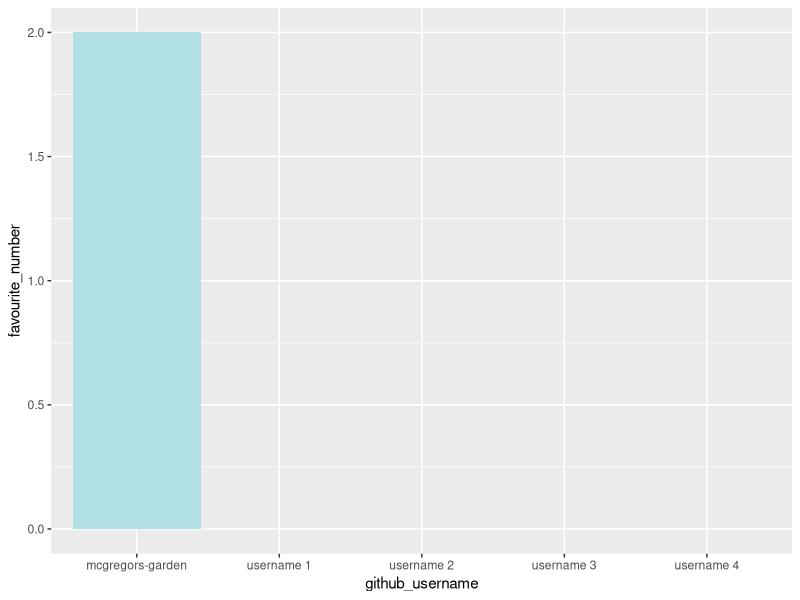
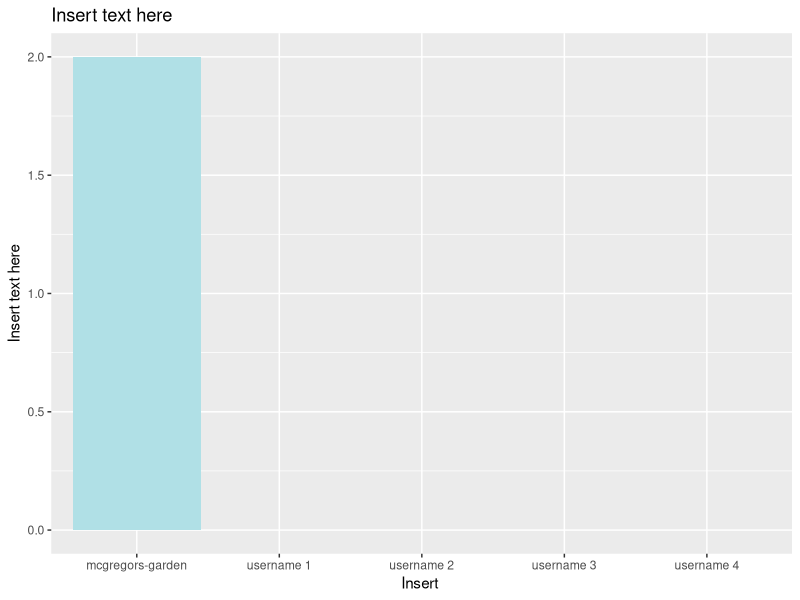
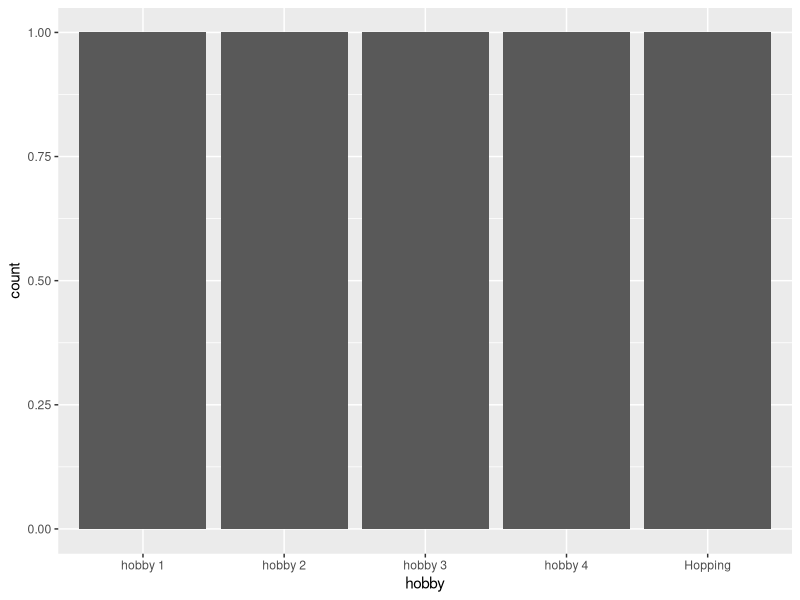

Write the R code that produced these figures, in order.
## ---- chunk 1
library(tidyverse) 
## ---- chunk 2
team_data <- tibble(
  name = c("Peter Rabbit", "member 1", "member 2", 
           "member 3", "member 4"),
  github_username = c("mcgregors-garden", "username 1", "username 2", 
                      "username 3", "username 4"), 
  colour = c("powderblue", "colour 1", "colour 2", 
             "colour 3", "colour 4"),
  hobby = c("Hopping", "hobby 1", "hobby 2", 
            "hobby 3", "hobby 4"),
  favourite_number = c(2, NA, NA, NA, NA)
  )

team_data
## ---- chunk 3
p1 <- ggplot(data = team_data, 
             mapping = aes(x = github_username, 
                           y = favourite_number,
                           fill = colour), 
             ) +
   geom_col() +
   scale_fill_identity()
p1
## ---- chunk 4
p1 + labs(x = "Insert ", 
          y = "Insert text here",
          title = "Insert text here")
## ---- chunk 5
p2 <- ggplot(team_data, aes(x = hobby)) +
  geom_bar()
p2
